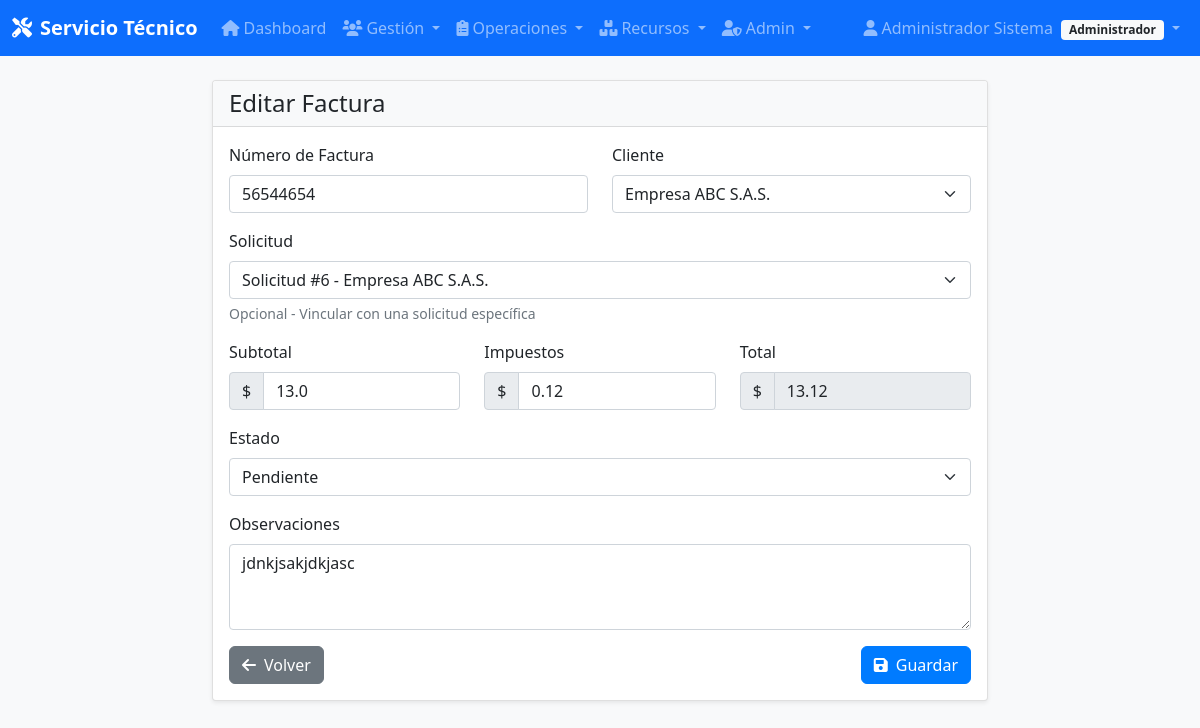
Page /facturas/4/editar (signed in) on the committed database.
### app/models/models.py (models this page shows, shortened)
class Usuario(UserMixin, db.Model):
    __tablename__ = 'usuarios'
    id = db.Column(db.Integer, primary_key=True)
    nombre = db.Column(db.String(100), nullable=False)
    email = db.Column(db.String(120), unique=True, nullable=False, index=True)
    password_hash = db.Column(db.String(255), nullable=False)
    telefono = db.Column(db.String(20))
    rol = db.Column(db.String(20), nullable=False, default='usuario')
    fecha_creacion = db.Column(db.DateTime, default=datetime.utcnow)
    def is_admin(self):
        return self.rol == 'administrador'

class Factura(db.Model):
    __tablename__ = 'facturas'
    id = db.Column(db.Integer, primary_key=True)
    numero_factura = db.Column(db.String(20), unique=True, nullable=False)
    cliente_id = db.Column(db.Integer, db.ForeignKey('clientes.id'), nullable=False)
    solicitud_id = db.Column(db.Integer, db.ForeignKey('solicitudes.id'), nullable=True)
    fecha_emision = db.Column(db.DateTime, default=datetime.utcnow)
    subtotal = db.Column(db.Float, nullable=False)
    impuestos = db.Column(db.Float, default=0)
    total = db.Column(db.Float, nullable=False)
    estado = db.Column(db.String(20), default='pendiente')
    fecha_vencimiento = db.Column(db.DateTime)
    observaciones = db.Column(db.Text)

### app/controllers/facturas.py (the view, shortened to what this page needs)
@facturas_bp.route('/<int:id>/editar', methods=['GET', 'POST'])
@admin_required
def edit(id):
    factura = Factura.query.get_or_404(id)
    form = FacturaForm(obj=factura)
    clientes = Cliente.query.all()
    solicitudes = Solicitud.query.filter_by(estado='completada').all()
    form.cliente_id.choices = [(c.id, c.nombre) for c in clientes]
    form.solicitud_id.choices = [(0, 'Sin solicitud')] + [(s.id, f"Solicitud #{s.id} - {s.cliente.nombre}") for s in
                                                          solicitudes]
    return render_template('facturas/form.html', form=form, title='Editar Factura')

### app/forms.py
class FacturaForm(FlaskForm):
    numero_factura = StringField('Número de Factura', validators=[DataRequired(), Length(max=20)])
    cliente_id = SelectField('Cliente', coerce=int, validators=[DataRequired()])
    solicitud_id = SelectField('Solicitud', coerce=int, validators=[Optional()])
    subtotal = FloatField('Subtotal', validators=[DataRequired(), NumberRange(min=0)])
    impuestos = FloatField('Impuestos', validators=[NumberRange(min=0)])
    total = FloatField('Total', validators=[DataRequired(), NumberRange(min=0)])
    estado = SelectField('Estado',
                         choices=[('pendiente', 'Pendiente'), ('pagada', 'Pagada'), ('vencida', 'Vencida')])
    observaciones = TextAreaField('Observaciones')

### app/templates/facturas/form.html (shortened to what this page needs)
{% extends "base.html" %}
{% block content %}
<div class="row justify-content-center">
    <div class="col-md-8">
        <div class="card">
            <div class="card-header">
                <h4 class="mb-0">{{ title }}</h4>
            </div>
            <div class="card-body">
                <form method="POST">
                    <div class="row">
                        <div class="col-md-6">
                            <div class="mb-3">
                                {{ form.numero_factura.label(class="form-label") }}
                                {{ form.numero_factura(class="form-control" + (" is-invalid" if form.numero_factura.errors else "")) }}
                            </div>
                        </div>
                        <div class="col-md-6">
                            <div class="mb-3">
                                {{ form.cliente_id.label(class="form-label") }}
                                {{ form.cliente_id(class="form-select" + (" is-invalid" if form.cliente_id.errors else "")) }}
                            </div>
                        </div>
                    </div>
                    <div class="mb-3">
                        {{ form.solicitud_id.label(class="form-label") }}
                        {{ form.solicitud_id(class="form-select") }}
                        <div class="form-text">Opcional - Vincular con una solicitud específica</div>
                    </div>
                    <div class="row">
                        <div class="col-md-4">
                            <div class="mb-3">
                                {{ form.subtotal.label(class="form-label") }}
                                <div class="input-group">
                                    <span class="input-group-text">$</span>
                                    {{ form.subtotal(class="form-control" + (" is-invalid" if form.subtotal.errors else ""), id="subtotal") }}
                                </div>
                            </div>
                        </div>
                        <div class="col-md-4">
                            <div class="mb-3">
                                {{ form.impuestos.label(class="form-label") }}
                                <div class="input-group">
                                    <span class="input-group-text">$</span>
                                    {{ form.impuestos(class="form-control", id="impuestos") }}
                                </div>
                            </div>
                        </div>
                        <div class="col-md-4">
                            <div class="mb-3">
                                {{ form.total.label(class="form-label") }}
                                <div class="input-group">
                                    <span class="input-group-text">$</span>
                                    {{ form.total(class="form-control" + (" is-invalid" if form.total.errors else ""), id="total", readonly=true) }}
                                </div>
                            </div>
                        </div>
                    </div>
                    <div class="mb-3">
                        {{ form.estado.label(class="form-label") }}
                        {{ form.estado(class="form-select") }}
                    </div>
                    <div class="mb-3">
                        {{ form.observaciones.label(class="form-label") }}
                        {{ form.observaciones(class="form-control", rows="3") }}
                    </div>
                    <div class="d-flex justify-content-between">
                        <a href="{{ url_for('facturas.list') }}" class="btn btn-secondary">
                            <i class="fas fa-arrow-left me-2"></i>Volver
                        </a>
                        <button type="submit" class="btn btn-primary">
                            <i class="fas fa-save me-2"></i>Guardar
                        </button>
                    </div>
                </form>
            </div>
        </div>
    </div>
</div>
{% endblock %}

### app/templates/base.html (shortened to what this page needs)
<!DOCTYPE html>
<html lang="es">
<head>
    <link href="https://cdn.jsdelivr.net/npm/bootstrap@5.1.3/dist/css/bootstrap.min.css" rel="stylesheet">
    <link href="https://cdnjs.cloudflare.com/ajax/libs/font-awesome/6.0.0/css/all.min.css" rel="stylesheet">
    <link href="{{ url_for('static', filename='css/style.css') }}" rel="stylesheet">
</head>
<body>
    {% if current_user.is_authenticated %}
    <nav class="navbar navbar-expand-lg navbar-dark bg-primary">
        <div class="container-fluid">
            <a class="navbar-brand" href="{{ url_for('main.index') }}">
                <i class="fas fa-tools me-2"></i>Servicio Técnico
            </a>
            <div class="collapse navbar-collapse" id="navbarNav">
                <ul class="navbar-nav me-auto">
                    <li class="nav-item">
                        <a class="nav-link" href="{{ url_for('main.index') }}">
                            <i class="fas fa-home me-1"></i>Dashboard
                        </a>
                    </li>
                    {% if current_user.is_admin() %}
                    <li class="nav-item dropdown">
                        <a class="nav-link dropdown-toggle" href="#" role="button" data-bs-toggle="dropdown">
                            <i class="fas fa-users me-1"></i>Gestión
                        </a>
                    </li>
                    <li class="nav-item dropdown">
                        <a class="nav-link dropdown-toggle" href="#" role="button" data-bs-toggle="dropdown">
                            <i class="fas fa-clipboard-list me-1"></i>Operaciones
                        </a>
                    </li>
                    <li class="nav-item dropdown">
                        <a class="nav-link dropdown-toggle" href="#" role="button" data-bs-toggle="dropdown">
                            <i class="fas fa-boxes me-1"></i>Recursos
                        </a>
                    </li>
                    <li class="nav-item dropdown">
                        <a class="nav-link dropdown-toggle" href="#" role="button" data-bs-toggle="dropdown">
                            <i class="fas fa-user-shield me-1"></i>Admin
                        </a>
                    </li>
                    {% endif %}
                </ul>
                <ul class="navbar-nav">
                    <li class="nav-item dropdown">
                        <a class="nav-link dropdown-toggle" href="#" role="button" data-bs-toggle="dropdown">
                            <i class="fas fa-user me-1"></i>{{ current_user.nombre }}
                            <span class="badge bg-light text-dark ms-1">{{ current_user.rol.title() }}</span>
                        </a>
                    </li>
                </ul>
            </div>
        </div>
    </nav>
    {% endif %}
    <main class="container-fluid mt-4">
        {% block content %}{% endblock %}
    </main>
</body>
</html>

### app/static/css/style.css (style rules this page uses)
body { background-color: #f8f9fa; font-family: "Segoe UI", Tahoma, Geneva, Verdana, sans-serif; }
.navbar-brand { font-weight: bold; }
.card { box-shadow: 0 0.125rem 0.25rem rgba(0, 0, 0, 0.075); border: 1px solid rgba(0, 0, 0, 0.125); }
.card-header { background-color: #f8f9fa; border-bottom: 1px solid rgba(0, 0, 0, 0.125); }
.btn { border-radius: 0.375rem; }
.badge { font-size: 0.75em; }
.btn-primary { background-color: #007bff; border-color: #007bff; }
.card, .btn, .form-control { transition: all 0.2s ease-in-out; }

### rows in the picture
Usuario: nombre "Administrador Sistema", rol "Administrador"
Factura: numero_factura "56544654", cliente_id "Empresa ABC S.A.S.", solicitud_id "Solicitud #6 - Empresa ABC S.A.S.", subtotal "13.0", impuestos "0.12", total "13.12", estado "Pendiente", observaciones "jdnkjsakjdkjasc"

### other values in the picture
{{ title }} "Editar Factura"
